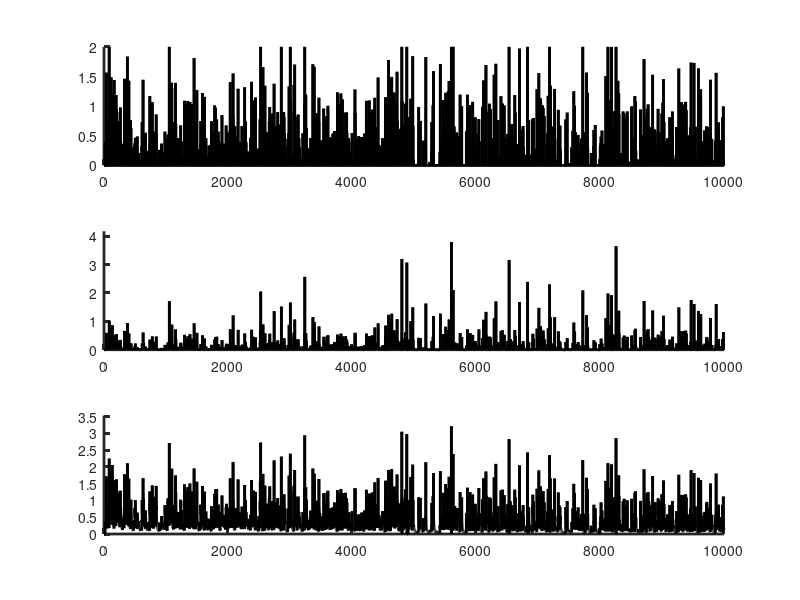

Write MATLAB code to recreate this figure.
% create synthetic data for eda_problem_11_07
clear all

N=10001;
Dt = 1;
t = Dt*[0:N-1]';

x = zeros(N,1);
y = zeros(N,1);
f = zeros(N,1);

Np = floor(N/10);
p = random('unid',N,Np,1);
cexp = 0.5;
x(p) = random('exp',cexp,Np,1);

figure(1);
clf;
subplot(3,1,1);
set(gca,'LineWidth',2);
hold on;
axis( [0, N, 0, 2 ] );
plot(t,x,'k-','LineWidth',2);

cfmin = 0.2;
cfmax = 0.5;
cf = cfmin + (cfmax-cfmin)*[0:N-1]/(N-1)';
for i=[2:N]
    f(i) = cf(i).*(y(i-1)^2);
    dydt = x(i) - f(i);
    y(i) = y(i-1) + dydt * Dt;
    if( y(i) < 0 )
        y(i)=0;
    end
end

subplot(3,1,2);
set(gca,'LineWidth',2);
hold on;
axis( [0, N, 0, 1.1*max(f) ] );
plot(t,f,'k-','LineWidth',2);

subplot(3,1,3);
set(gca,'LineWidth',2);
hold on;
axis( [0, N, 0, 1.1*max(y) ] );
plot(t,y,'k-','LineWidth',2);

dlmwrite('datafor1107.txt', [t,f,x], 'delimiter', '\t' );


